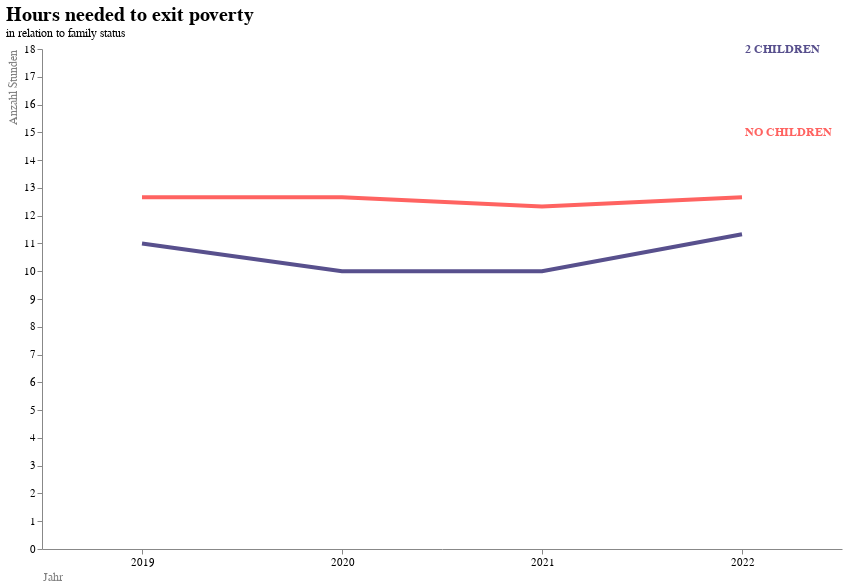

Write notebook code for a chart like this one.
### Code cell
linechart2_final = alt.layer(linechart2, linechart2_labels).configure_view(
    strokeWidth=0
).configure_title(
    fontSize=20,
    anchor='start',
    fontWeight='bold',
).configure_axis(
    labelFontSize = 11,
    titleFontSize = 12,
    titleFontWeight= 'normal',
    titleColor='grey'
).configure_text(
    fontWeight='bold',
    fontSize = 12
)

linechart2_final

### Figure 1 — Vega-Lite specification as saved in the notebook (floating-point values rounded to 4 significant figures)
{"config": {"view": {"continuousWidth": 300, "continuousHeight": 300, "strokeWidth": 0}, "axis": {"labelFontSize": 11, "titleColor": "grey", "titleFontSize": 12, "titleFontWeight": "normal"}, "text": {"fontSize": 12, "fontWeight": "bold"}, "title": {"anchor": "start", "fontSize": 20, "fontWeight": "bold"}}, "layer": [{"mark": {"type": "line"}, "encoding": {"color": {"field": "SUBJECT", "scale": {"range": ["#58508d", "#ff6361", "#ffa600"]}, "type": "nominal"}, "strokeWidth": {"value": 4}, "tooltip": [{"field": "SUBJECT", "type": "nominal"}], "x": {"axis": {"titleAnchor": "start", "labelAngle": 0}, "field": "TIME", "title": "Jahr", "type": "ordinal"}, "y": {"aggregate": "mean", "axis": {"title": "Anzahl Stunden", "titleAnchor": "end", "grid": false}, "field": "VALUE", "type": "quantitative"}}}, {"mark": {"type": "text", "align": "left", "dx": 3}, "encoding": {"color": {"field": "SUBJECT", "legend": null, "scale": {"domain": ["2 CHILDREN", "2 CHILDREN", "2 CHILDREN", "2 CHILDREN", "NO CHILDREN", "NO CHILDREN", "NO CHILDREN", "NO CHILDREN", "2 CHILDREN", "2 CHILDREN", "2 CHILDREN", "2 CHILDREN", "NO CHILDREN", "NO CHILDREN", "NO CHILDREN", "NO CHILDREN", "2 CHILDREN", "2 CHILDREN", "2 CHILDREN", "2 CHILDREN", "NO CHILDREN", "NO CHILDREN", "NO CHILDREN", "NO CHILDREN"], "type": "ordinal"}, "type": "nominal"}, "text": {"field": "SUBJECT", "type": "nominal"}, "x": {"aggregate": "max", "field": "TIME", "type": "ordinal"}, "y": {"aggregate": {"argmax": "VALUE"}, "field": "VALUE", "type": "quantitative"}}, "title": {"text": "Hours needed to exit poverty", "subtitle": "in relation to family status"}}], "data": {"name": "data-7ac37f8d3de7093f73c28ba21ddf0d3e"}, "height": 500, "width": 800, "$schema": "https://vega.github.io/schema/vega-lite/v5.15.1.json", "datasets": {"data-7ac37f8d3de7093f73c28ba21ddf0d3e": [{"LOCATION": "Germany", "SUBJECT": "2 CHILDREN", "MEASURE": "HR_AVEWAGE", "TIME": 2019, "VALUE": 12}, {"LOCATION": "Germany", "SUBJECT": "2 CHILDREN", "MEASURE": "HR_AVEWAGE", "TIME": 2020, "VALUE": 9}, {"LOCATION": "Germany", "SUBJECT": "2 CHILDREN", "MEASURE": "HR_AVEWAGE", "TIME": 2021, "VALUE": 9}, {"LOCATION": "Germany", "SUBJECT": "2 CHILDREN", "MEASURE": "HR_AVEWAGE", "TIME": 2022, "VALUE": 10}, {"LOCATION": "Germany", "SUBJECT": "NO CHILDREN", "MEASURE": "HR_AVEWAGE", "TIME": 2019, "VALUE": 13}, {"LOCATION": "Germany", "SUBJECT": "NO CHILDREN", "MEASURE": "HR_AVEWAGE", "TIME": 2020, "VALUE": 13}, {"LOCATION": "Germany", "SUBJECT": "NO CHILDREN", "MEASURE": "HR_AVEWAGE", "TIME": 2021, "VALUE": 13}, {"LOCATION": "Germany", "SUBJECT": "NO CHILDREN", "MEASURE": "HR_AVEWAGE", "TIME": 2022, "VALUE": 13}, {"LOCATION": "United Kingdom", "SUBJECT": "2 CHILDREN", "MEASURE": "HR_AVEWAGE", "TIME": 2019, "VALUE": 5}, {"LOCATION": "United Kingdom", "SUBJECT": "2 CHILDREN", "MEASURE": "HR_AVEWAGE", "TIME": 2020, "VALUE": 4}, {"LOCATION": "United Kingdom", "SUBJECT": "2 CHILDREN", "MEASURE": "HR_AVEWAGE", "TIME": 2021, "VALUE": 4}, {"LOCATION": "United Kingdom", "SUBJECT": "2 CHILDREN", "MEASURE": "HR_AVEWAGE", "TIME": 2022, "VALUE": 6}, {"LOCATION": "United Kingdom", "SUBJECT": "NO CHILDREN", "MEASURE": "HR_AVEWAGE", "TIME": 2019, "VALUE": 10}, {"LOCATION": "United Kingdom", "SUBJECT": "NO CHILDREN", "MEASURE": "HR_AVEWAGE", "TIME": 2020, "VALUE": 10}, {"LOCATION": "United Kingdom", "SUBJECT": "NO CHILDREN", "MEASURE": "HR_AVEWAGE", "TIME": 2021, "VALUE": 10}, {"LOCATION": "United Kingdom", "SUBJECT": "NO CHILDREN", "MEASURE": "HR_AVEWAGE", "TIME": 2022, "VALUE": 10}, {"LOCATION": "OECD", "SUBJECT": "2 CHILDREN", "MEASURE": "HR_AVEWAGE", "TIME": 2019, "VALUE": 16}, {"LOCATION": "OECD", "SUBJECT": "2 CHILDREN", "MEASURE": "HR_AVEWAGE", "TIME": 2020, "VALUE": 17}, {"LOCATION": "OECD", "SUBJECT": "2 CHILDREN", "MEASURE": "HR_AVEWAGE", "TIME": 2021, "VALUE": 17}, {"LOCATION": "OECD", "SUBJECT": "2 CHILDREN", "MEASURE": "HR_AVEWAGE", "TIME": 2022, "VALUE": 18}, {"LOCATION": "OECD", "SUBJECT": "NO CHILDREN", "MEASURE": "HR_AVEWAGE", "TIME": 2019, "VALUE": 15}, {"LOCATION": "OECD", "SUBJECT": "NO CHILDREN", "MEASURE": "HR_AVEWAGE", "TIME": 2020, "VALUE": 15}, {"LOCATION": "OECD", "SUBJECT": "NO CHILDREN", "MEASURE": "HR_AVEWAGE", "TIME": 2021, "VALUE": 14}, {"LOCATION": "OECD", "SUBJECT": "NO CHILDREN", "MEASURE": "HR_AVEWAGE", "TIME": 2022, "VALUE": 15}]}}
